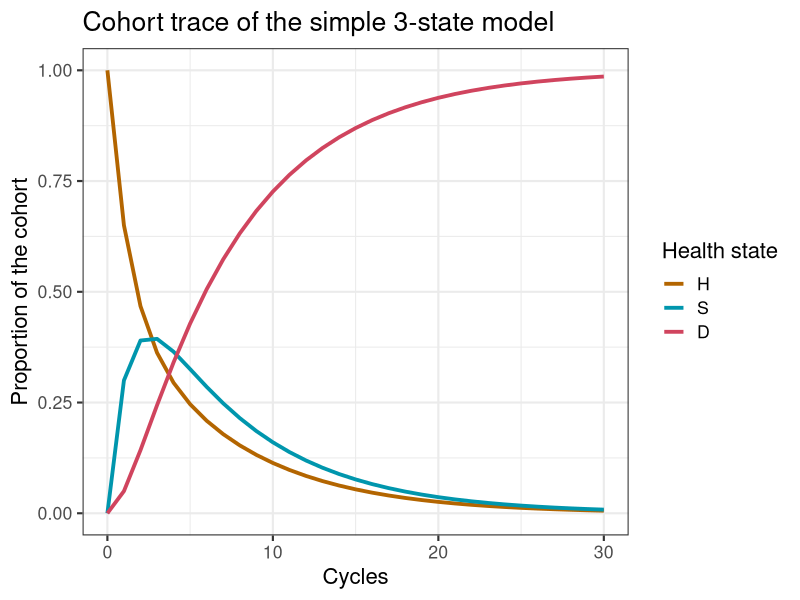

Source code (R):

## Simple 3-state model showing the array approach ## 
rm(list = ls())  # remove any variables in R's memory 
# Load the packages
library(dplyr)    # to manipulate data
library(reshape2) # to transform data
library(ggplot2)  # for nice looking plots

# initial set up
age         <- 70  # age of starting cohort
n.t         <- 30  # time horizon, number of cycles
v.age.names <- age:(age + n.t - 1) # vector with age names
v.n <- c("H", "S", "D") # vector with the 3 health states of the model:
# Healthy (H), Sick (S), Dead (D)
n.states <- length(v.n) # number of health states 

#### Generate initial set of base-case external parameters ####
# Costs
c.H   = 1000   # cost of remaining one cycle healthy 
c.S   = 3000   # cost of remaining one cycle sick 
c.D   = 0      # cost of being dead (per cycle)
# State utilities
u.H   = 1      # utility when healthy 
u.S   = 0.60   # utility when sick 
u.D   = 0      # utility when healthy 
# Transition probabilities (per cycle)
p.HS  = 0.30   # probability to become sick when healthy
p.HD  = 0.05   # probability to die when healthy
p.SH  = 0.15   # probability to become healthy when sick
p.SD  = 0.20   # probability to die when healthy
# Transition rewards
du.HS  = 0.10  # one-time utility decrement when becoming sick
ic.D   = 4000   # one-time cost of dying

#### Transition probability matrix ####
# matrix m.P at the first cycle
m.P <- matrix(NA, nrow = n.states, ncol = n.states, dimnames = list(v.n, v.n))

# Fill in matrix
# From Healthy
m.P["H", "H"]  <- 1 - (p.HS + p.HD)
m.P["H", "S"]  <- p.HS
m.P["H", "D"]  <- p.HD
# From Sick
m.P["S", "H"]  <- p.SH
m.P["S", "S"]  <- 1 - (p.SH + p.SD)
m.P["S", "D"]  <- p.SD
# From Death
m.P["D", "H"]  <- 0
m.P["D", "S"]  <- 0
m.P["D", "D"]  <- 1

#### Initial state vector ####
v.m0 <- c(H = 1, S = 0, D = 0) # initiate the vector

## Create the Markov cohort trace matrix m.M that capturs the proportion of the cohort in each state at each cycle
m.M <- matrix(0, nrow = (n.t + 1), ncol = n.states, dimnames = list(0:n.t, v.n)) # initialize cohort trace matrix 
m.M[1, ] <- v.m0   # store the initial state vector

# initiate the array 
a.A <- array(0, dim = c(n.states, n.states, n.t + 1), dimnames = list(v.n, v.n, 0:n.t)) # initialize array

diag(a.A[, , 1]) <- v.m0 # store the initial state vector in the diagonal of A

m.R.costs <- m.R.effects <- matrix(NA, nrow = n.states, ncol = n.states,  dimnames = list(v.n, v.n))

# Fill in matrix for costs
# From Healthy
m.R.costs["H", "H"]  <- c.H
m.R.costs["H", "S"]  <- c.H 
m.R.costs["H", "D"]  <- c.H + ic.D
# From Sick
m.R.costs["S", "H"]  <- c.S
m.R.costs["S", "S"]  <- c.S 
m.R.costs["S", "D"]  <- c.S + ic.D
# From Death
m.R.costs["D", "H"]  <- c.D
m.R.costs["D", "S"]  <- c.D
m.R.costs["D", "D"]  <- c.D 

# Fill in matrix for effects
# From Healthy
m.R.effects["H", "H"]  <- u.H
m.R.effects["H", "S"]  <- u.H - du.HS 
m.R.effects["H", "D"]  <- u.H 
# From Sick
m.R.effects["S", "H"]  <- u.S
m.R.effects["S", "S"]  <- u.S 
m.R.effects["S", "D"]  <- u.S + ic.D
# From Death
m.R.effects["D", "H"]  <- u.D
m.R.effects["D", "S"]  <- u.D
m.R.effects["D", "D"]  <- u.D 

#### Expected QALYs and Costs per cycle for each strategy ####
a.O.costs <- a.O.effects <- array(0, dim = c(n.states, n.states, n.t + 1), dimnames = list(v.n, v.n, 0:n.t))

### Run the model 
for(t in 1:n.t){  # loop through the number of cycles
  # estimate the state vector for the next cycle (t + 1)
  m.M[t + 1, ] <- m.M[t, ] %*% m.P    
  a.A[, , t + 1] <- diag(m.M[t, ]) %*% m.P  # fill array A for t + 1 
  
  # element-wise-multiplication of array A with the rewards matrices
  a.O.costs[, , t]   <- a.A[, , t] * m.R.costs   
  a.O.effects[, , t] <- a.A[, , t] * m.R.effects 
}

# Perform a cost effectiveness analysis 
v.costs <- rowSums(t(colSums(a.O.costs)))    # calculate the expected costs per cycle
v.QALYs <- rowSums(t(colSums(a.O.effects)))  # calculate the expected QALYs per cycle
TC <- sum(v.costs)                           # calculate the total expected costs
TE <- sum(v.QALYs)                           # calculate the total expected QALYS
v.results <- c(TC, TE)                       # combine the total expected costs and QALYs
names(v.results) <- c("Costs", "Effect")     # name the vector
v.results                                    # print the results  

### Plot cohort trace
ggplot(melt(m.M), aes(x = Var1, y = value, color = Var2)) +
  geom_line(size = 1.3) +
  scale_color_discrete(l = 50, name = "Health state", h = c(45, 365)) +
  xlab("Cycle") +
  ylab("Proportion of the cohort") +
  ggtitle("Cohort trace of the simple 3-state model")+
  theme_bw(base_size = 16) +
  scale_x_continuous(name = "Cycles", limits = c(0, n.t), breaks = seq(0, n.t, 10)) +
  theme()